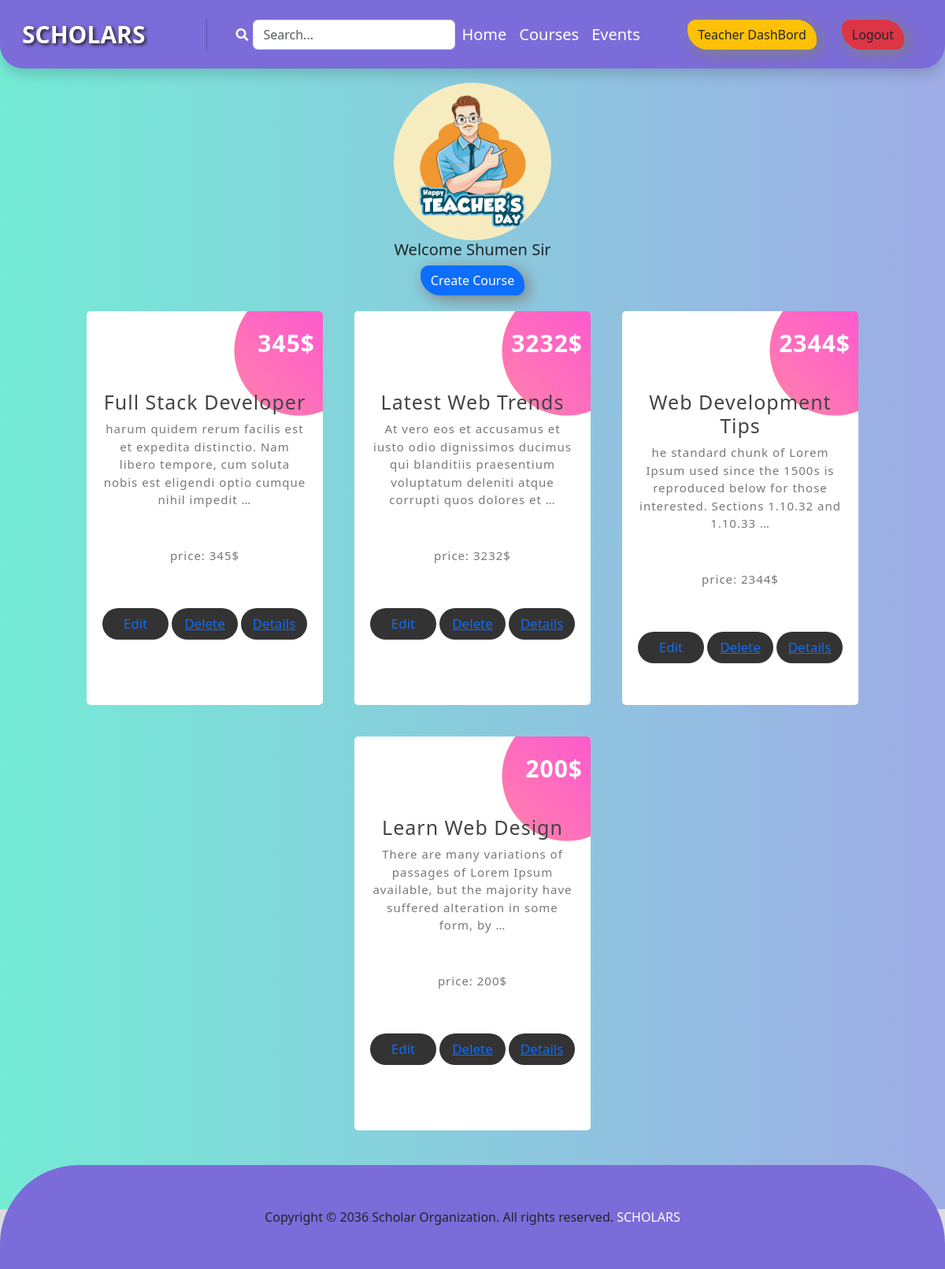
Page /course/teacher/ (signed in) on the committed database.
### Course/models.py (models this page shows, shortened)
class AddCourse(models.Model):
    teacher = models.ForeignKey(User, on_delete=models.CASCADE,related_name='teacher' )
    Course_Title  = models.CharField(max_length=100)
    price = models.DecimalField(max_digits=10, decimal_places=0 , null=True)
    Content = models.TextField()
    Type = models.ForeignKey(Type,on_delete=models.CASCADE)
    image = models.ImageField(upload_to='Course/media/uploads/', blank = True, null = True)

### Course/views.py (the view)
# urls.py: path('teacher/',views.TeacherDashBoardView.as_view(),name='teacher'),
class TeacherDashBoardView(View):
    template_name = 'TeacherDashboard.html'
    def get(self, request, category_slug=None):
        data = models.AddCourse.objects.filter(teacher=request.user)
        categories = models.Type.objects.all()
        if category_slug is not None:
            category = models.Type.objects.get(slug=category_slug)
            data = data.filter(Type=category)
        return render(request, self.template_name, {"data": data, "categories": categories})

### Course/templates/TeacherDashboard.html
{% extends "base.html" %}
{% load static %}
{% block content %}
<section class='teacher_container hightContainer'>
<div class='pt-5'>
    <div class='d-flex justify-content-center'>
        <img class='teacher-logo' src="{% static "img/teacher.jpg" %}" alt="">
    </div>
    <h5 class='text-center'>Welcome {{user.first_name}} Sir</h5>
    <div  class='d-flex justify-content-center'>
        <button class='btn-style btn btn-primary'><a class='text-decoration-none text-white' href="{% url "addCourse" %}">Create Course</a></button>
    </div>
    <div class="Card_container">
        {% for i in data %}
        <div class="box">
            <h3>{{i.Course_Title}}</h3>
            <p class="">{{i.Content|truncatewords:20}}</p>
            <p class=" mt-5">price: {{i.price}}$</p>
            <div class='d-flex justify-content-center gap-1'>
                <button><a class='text-decoration-none' href="{% url "edit" i.id%}">Edit</a></button>
                <button  class='text-decoration-none'><a href="{% url "delete" i.id%}">Delete</a></button>
                <button><a  class='text-decoration-none'><a href="{% url "details_view" i.id%}">Details</a></button>
            </div>
            <span class='count'>{{i.price}}$</span>
          </div>
        {% endfor %}
      </div>
</div>
</section>
{% endblock content %}

### Core/static/css/style.css (style rules this page uses)
.btn-style { box-shadow: 5px 5px 20px gray; border-radius: 10px 25px; }
.Card_container { width: 100%; display: flex; justify-content: center; align-items: center; flex-wrap: wrap; background-color: #74EbD5; background-image: linear-gradient(90deg, #74EbD5 0%, #9face6 100% ); }
.box { width: 300px; height: 500px; background: #fff; border-radius: 5px; padding: 20px; padding-top: 80px; margin: 20px; text-align: center; letter-spacing: 1px; box-shadow: 0px,3px ,5px ,rgba(0,0,0,.3); overflow: hidden; position: relative; z-index: 0; }
.box h3 { margin-top: 20px; font-size: 25px; padding: 20px,0; color: #444; }
.box p { font-size: 15px; color: #777; }
.box button { width: 140px; height: 40px; background-color: #333; color: #fff; border: none; outline: none; font-size: 17px; cursor: pointer; border-radius: 50px; margin-top: 40px; }
.box::before { width: 100%; height: 100%; content: " "; position: absolute; top: 0; left: 0; z-index: -1; }
.box::after { width: 100%; height: 100%; background: #FBDA61; background-image: linear-gradient(45deg,#FBDA61 0%,#Ff5acd 100%); content: " "; position: absolute; top: 0; left: 0; z-index: -2; clip-path: circle(20% at 90% 10%); transition: 0.2s; }
.box .count { position: absolute; top: 18px; right: 10px; font-size: 30px; font-weight: bolder; color: #fff; }
.teacher_container { margin-top: -30px; margin-bottom: -80px; padding-bottom: 80px; background-color: #74EbD5; background-image: linear-gradient(90deg, #74EbD5 0%, #9face6 100% ); }
.teacher-logo { width: 200px; height: 200px; border-radius: 100px; }
.hightContainer { min-height: 80vh; }

### rows in the picture
AddCourse: Course_Title "Full Stack Developer", Content "harum quidem rerum facilis est et expedita distinctio. Nam libero tempore, cum soluta nobis est eligendi optio cumque nihil impedit …", price "345"
AddCourse: Course_Title "Latest Web Trends", Content "At vero eos et accusamus et iusto odio dignissimos ducimus qui blanditiis praesentium voluptatum deleniti atque corrupti quos dolores et …", price "3232"
AddCourse: Course_Title "Web Development Tips", Content "he standard chunk of Lorem Ipsum used since the 1500s is reproduced below for those interested. Sections 1.10.32 and 1.10.33 …", price "2344"
AddCourse: Course_Title "Learn Web Design", Content "There are many variations of passages of Lorem Ipsum available, but the majority have suffered alteration in some form, by …", price "200"

### other values in the picture
{{ user.first_name }} "Shumen"
